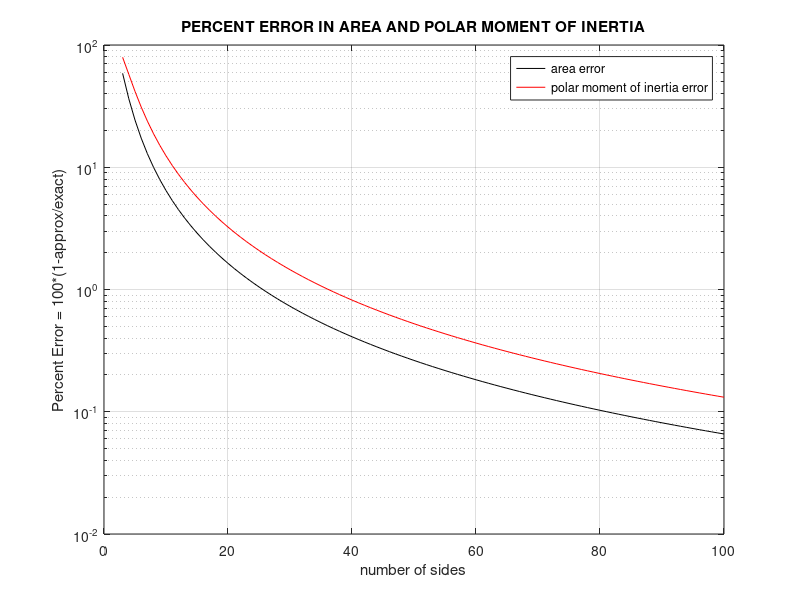

The MATLAB script that drew this image:
function [Earea,Emoment,nsides]=polyerr(nsides)
% [Earea,Emoment,nsides]=polyerr(nsides)
% This function computes the percent error in area and polar moment 
% of inertia resulting when a  circle is approximated by a regular
% polygon with corners touching the circle.
if nargin==0; nsides=3:100; end, nsides=nsides(find(nsides>=3));
Aexact=pi; Jexact=pi/2; n=nsides; Aaprox=n/2.*sin(2*pi./n);
Japrox=n/4.*sin(2*pi./n).*(1-2/3*sin(pi./n).^2);
Earea=100*(1-Aaprox/Aexact); Emoment=100*(1-Japrox/Jexact);
semilogy(nsides,Earea,'k',nsides,Emoment,'r')
xlabel('number of sides'), ylabel('Percent Error = 100*(1-approx/exact)')
title('PERCENT ERROR IN AREA AND POLAR MOMENT OF INERTIA')
legend('area error','polar moment of inertia error')
grid on, shg